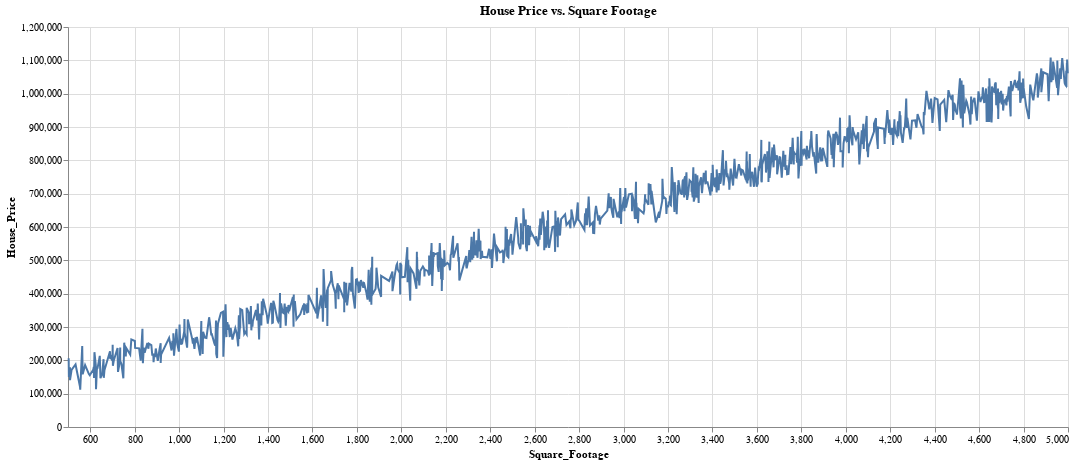

Here is the notebook cell this chart was saved with:
### Code cell
import altair as alt

# Create the line chart
chart = alt.Chart(df).mark_line().encode(
    x='Square_Footage',
    y='House_Price').properties(width=1000, height=400,
    title='House Price vs. Square Footage')

# Display the chart
chart

### Figure 1 — Vega-Lite specification as saved in the notebook (floating-point values rounded to 4 significant figures; data arrays with more than 128 entries replaced by an {"elided": "..."} marker saying what was removed)
{"config": {"view": {"continuousWidth": 400, "continuousHeight": 300}}, "data": {"name": "data-98b8b2c57d85120f26e123d16c0a5d30"}, "mark": "line", "encoding": {"x": {"field": "Square_Footage", "type": "quantitative"}, "y": {"field": "House_Price", "type": "quantitative"}}, "height": 400, "title": "House Price vs. Square Footage", "width": 1000, "$schema": "https://vega.github.io/schema/vega-lite/v4.17.0.json", "datasets": {"data-98b8b2c57d85120f26e123d16c0a5d30": {"elided": "1000 records"}}}
